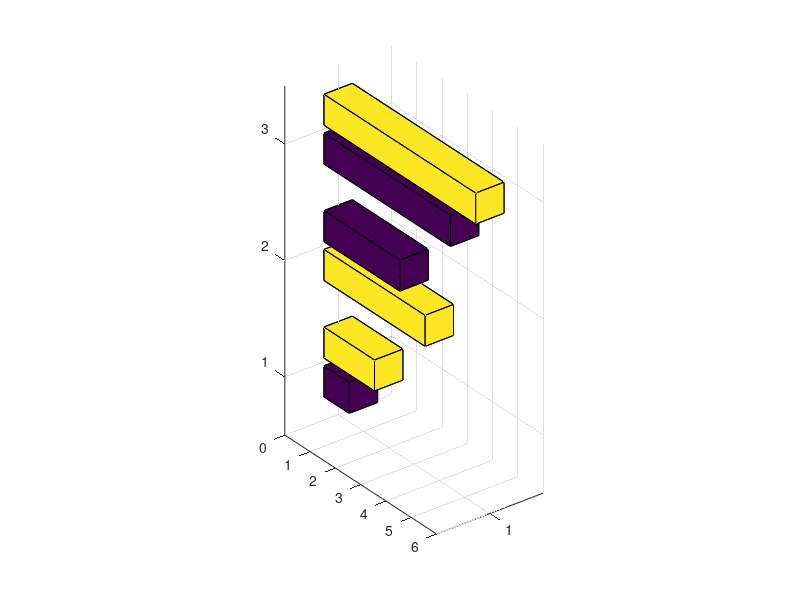

Recreate this plot in MATLAB. (Note: this script raises an error after producing the figure.)
%=============================================================================
% Copyright (c) 2016-present Allan CORNET (Nelson)
%=============================================================================
% This file is part of Nelson.
%=============================================================================
% LICENCE_BLOCK_BEGIN
% SPDX-License-Identifier: LGPL-3.0-or-later
% LICENCE_BLOCK_END
%=============================================================================
% <--ADV-CLI MODE-->
%=============================================================================

close all;
%=============================================================================
f = figure('Visible', 'on', 'Position', [100 100 620 460], 'Color', [1 1 1]);
axes('Parent', f);
bar3h([1 2; 3 4; 5 6], 'grouped');
colormap(parula(64));
title('horizontal grouped 3d bars');
drawnow();
%=============================================================================
asserts.istrue(isgraphics(f, 'figure'));
asserts.isequal(f.Type, 'figure');
asserts.isequal(char(f.Visible), 'on');
asserts.isequal(f.Color, [1 1 1]);
axesHandles = findobj(f, 'Type', 'axes');
asserts.isequal(numel(axesHandles), 1);
for k = 1:numel(axesHandles)
  asserts.isequal(axesHandles(k).Type, 'axes');
  asserts.isequal(axesHandles(k).Parent, f);
end
surfaceObjects = findobj(f, 'Type', 'surface');
asserts.isequal(numel(surfaceObjects), 2);
asserts.istrue(all(isgraphics(surfaceObjects, 'surface')));
for k = 1:numel(surfaceObjects)
  asserts.isequal(surfaceObjects(k).Type, 'surface');
end
close(f);
close all;
%=============================================================================
